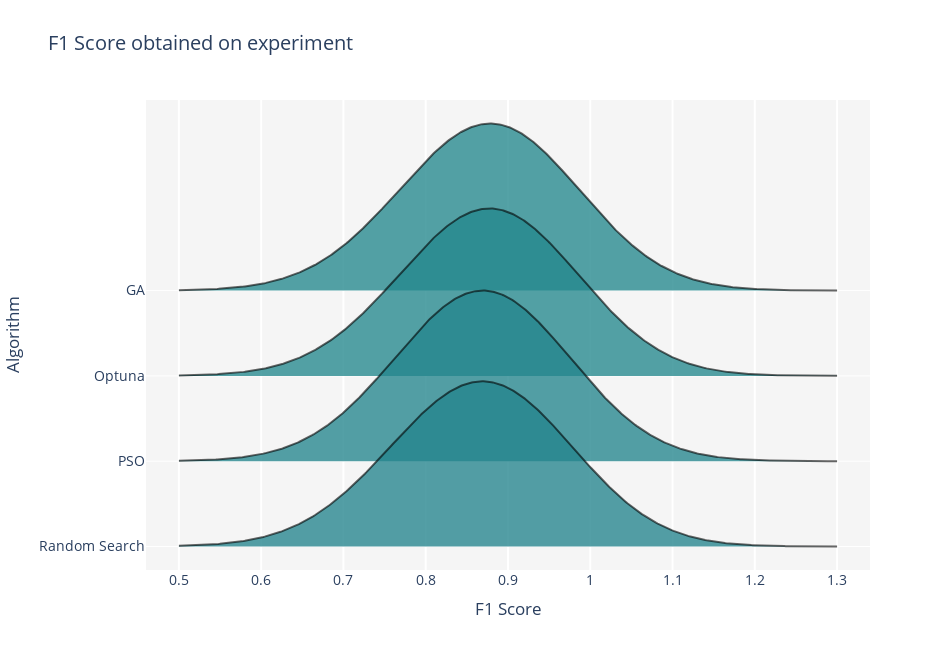

Notebook source saved alongside this figure:
### Code cell
import numpy as np
from ridgeplot import ridgeplot

# And finish by styling it up to your liking!
fig = ridgeplot(
    samples=samples,
    labels=algos,
    coloralpha=0.78,
    bandwidth=0.1,
    colorscale="viridis",
    kde_points=np.linspace(0.5, 1.3, 500),
    spacing=0.5,
    linewidth=2,
)
fig.update_layout(
    title="F1 Score obtained on experiment",
    height=650,
    width=950,
    font_size=14,
    plot_bgcolor="rgb(245, 245, 245)",
    xaxis_gridcolor="white",
    yaxis_gridcolor="white",
    xaxis_gridwidth=2,
    yaxis_title="Algorithm",
    xaxis_title="F1 Score",
    showlegend=False,
)
fig.show()

### Figure 1 — Plotly figure (JSON) as saved in the notebook; plotly's stock layout.template omitted (floating-point values rounded to 4 significant figures; data arrays with more than 128 entries replaced by an {"elided": "..."} marker saying what was removed)
{"data": [{"line": {"color": "rgba(0,0,0,0)", "width": 0}, "showlegend": false, "type": "scatter", "x": {"elided": "500 float values"}, "y": {"elided": "500 int values"}}, {"fill": "tonexty", "fillcolor": "rgba(36.40567652898829, 136.37729388404685, 140.86119752070593, 0.78)", "line": {"color": "rgba(0,0,0,0.6)", "width": 2}, "mode": "lines", "name": "GA", "type": "scatter", "x": {"elided": "500 float values"}, "y": {"elided": "500 float values"}}, {"line": {"color": "rgba(0,0,0,0)", "width": 0}, "showlegend": false, "type": "scatter", "x": {"elided": "500 float values"}, "y": {"elided": "500 float values"}}, {"fill": "tonexty", "fillcolor": "rgba(36.45249697868659, 136.19001208525364, 140.89464069906185, 0.78)", "line": {"color": "rgba(0,0,0,0.6)", "width": 2}, "mode": "lines", "name": "Optuna", "type": "scatter", "x": {"elided": "500 float values"}, "y": {"elided": "500 float values"}}, {"line": {"color": "rgba(0,0,0,0)", "width": 0}, "showlegend": false, "type": "scatter", "x": {"elided": "500 float values"}, "y": {"elided": "500 float values"}}, {"fill": "tonexty", "fillcolor": "rgba(37.00254296753934, 133.98982812984264, 141.28753069109953, 0.78)", "line": {"color": "rgba(0,0,0,0.6)", "width": 2}, "mode": "lines", "name": "PSO", "type": "scatter", "x": {"elided": "500 float values"}, "y": {"elided": "500 float values"}}, {"line": {"color": "rgba(0,0,0,0)", "width": 0}, "showlegend": false, "type": "scatter", "x": {"elided": "500 float values"}, "y": {"elided": "500 float values"}}, {"fill": "tonexty", "fillcolor": "rgba(37.19201071895543, 133.23195712417828, 141.4228647992539, 0.78)", "line": {"color": "rgba(0,0,0,0.6)", "width": 2}, "mode": "lines", "name": "Random Search", "type": "scatter", "x": {"elided": "500 float values"}, "y": {"elided": "500 float values"}}], "layout": {"font": {"size": 14}, "height": 650, "hovermode": false, "legend": {"traceorder": "normal"}, "plot_bgcolor": "rgb(245, 245, 245)", "showlegend": false, "title": {"text": "F1 Score obtained on experiment"}, "width": 950, "xaxis": {"gridcolor": "white", "gridwidth": 2, "range": [0.46, 1.34], "showgrid": true, "showticklabels": true, "title": {"text": "F1 Score"}, "zeroline": false}, "yaxis": {"gridcolor": "white", "showgrid": true, "showticklabels": true, "ticktext": [["GA"], ["Optuna"], ["PSO"], ["Random Search"]], "tickvals": [0, -1.879, -3.759, -5.638], "title": {"text": "Algorithm"}, "zeroline": false}}}
